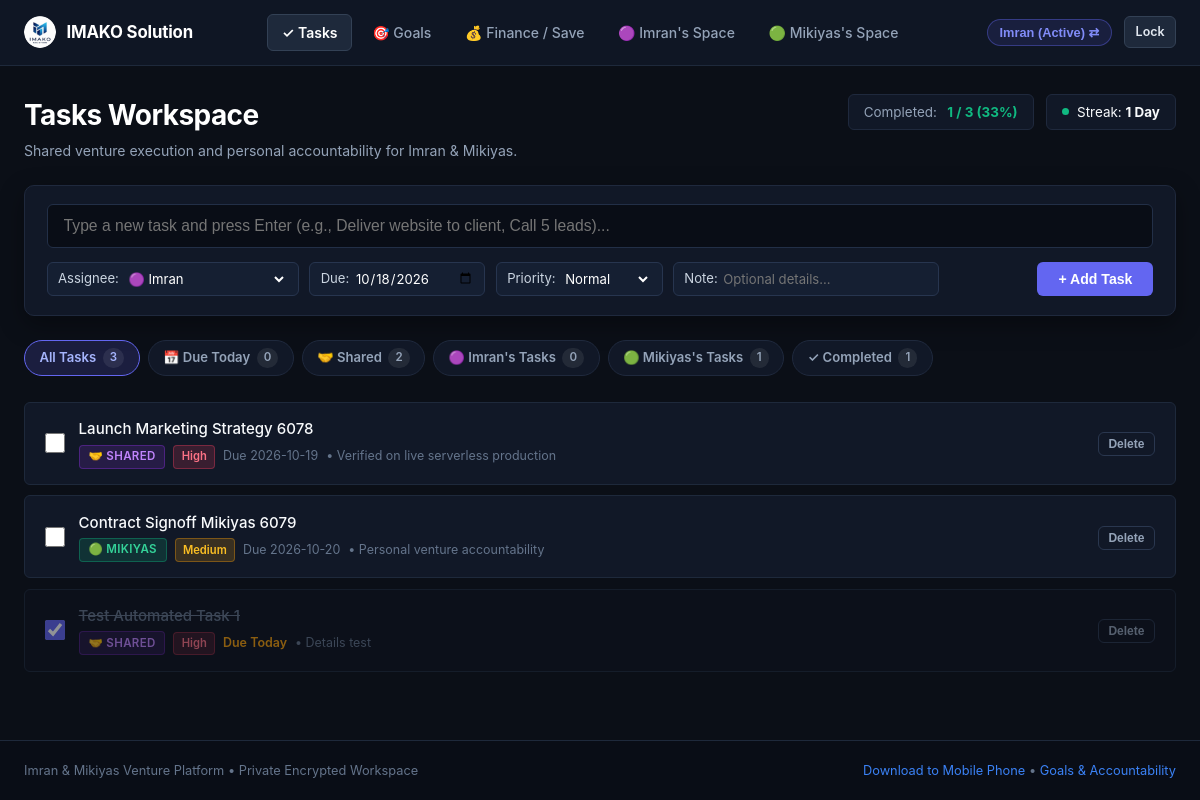
The page /index (signed in) on the database as committed earlier.
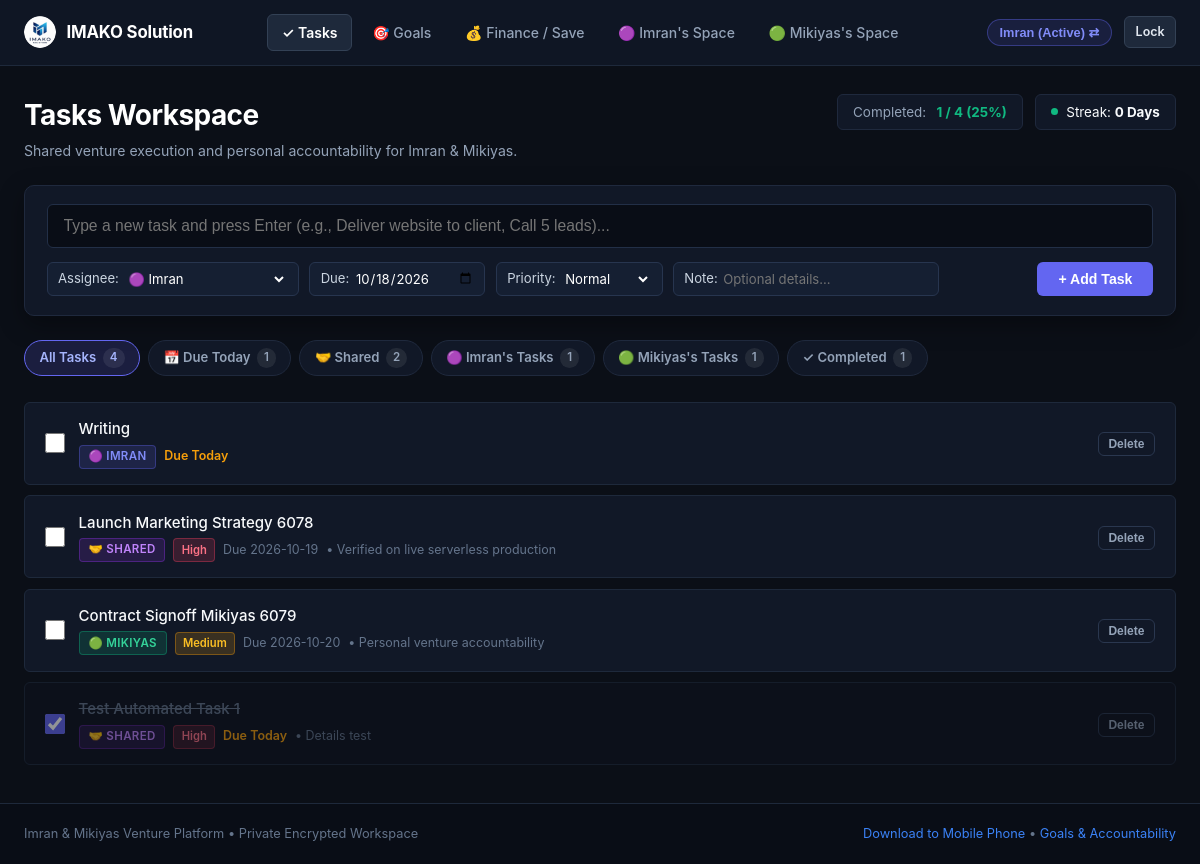
The same page on the database as committed later.
### tables this page shows
CREATE TABLE tasks (
        id INTEGER PRIMARY KEY AUTOINCREMENT,
        user_id TEXT NOT NULL,
        task_type TEXT NOT NULL DEFAULT 'personal' CHECK(task_type IN ('shared', 'personal')),
        week_identifier TEXT NOT NULL,
        title TEXT NOT NULL,
        details TEXT,
        due_date TEXT NOT NULL,
        target_time TEXT,
        is_done INTEGER NOT NULL DEFAULT 0,
        done_date TEXT,
        proof_image TEXT,
        proof_text TEXT,
        ai_verified INTEGER NOT NULL DEFAULT 0,
        ai_status TEXT NOT NULL DEFAULT 'Unverified',
        ai_feedback TEXT,
        is_archived INTEGER NOT NULL DEFAULT 0,
        consequence_applied INTEGER NOT NULL DEFAULT 0,
        created_at TIMESTAMP DEFAULT CURRENT_TIMESTAMP, assigned_to TEXT DEFAULT 'imran', priority TEXT DEFAULT 'Normal',
        FOREIGN KEY (user_id) REFERENCES users (id) ON DELETE CASCADE
    );

### app.py (the view)
@app.route("/")
@app.route("/index")
def index():
    if not (session.get("logged_in_user") or request.cookies.get("partner_user")):
        return handle_login_request()
    return tasks_board()

### app.py (called while the page is built, shortened)
@app.before_request
def require_authentication_gate():
    if request.endpoint == "static" or request.path.startswith(("/static/", "/public/")):
        return None
    allowed_exact = (
        "/", "/index", "/login", "/login/", "/favicon.ico", "/manifest.json", "/sw.js",
        "/api/index", "/api/index/", "/api/index.py", "/debug"
    )
    if (
        request.path in allowed_exact
        or request.endpoint in ("login", "debug_endpoint", "index", "vercel_entrypoint_dispatcher")
    ):
        return None

### database/db.py (called while the page is built, shortened)
def get_db_connection():
    global _last_db_check
    conn = sqlite3.connect(DB_PATH, factory=SyncedConnection)
    conn.row_factory = sqlite3.Row
    conn.execute("PRAGMA foreign_keys = ON")
    return conn

def check_and_apply_penalties(conn):
    today_str = date.today().strftime("%Y-%m-%d")
    cursor = conn.cursor()
    cursor.execute("""
    SELECT t.id, t.user_id, t.title, t.due_date, u.default_consequence
    FROM tasks t
    JOIN users u ON t.user_id = u.id
    WHERE t.due_date < ? AND t.is_done = 0 AND t.consequence_applied = 0
    """, (today_str,))
    overdue_tasks = cursor.fetchall()
    conn.commit()

### templates/tasks.html (shortened to what the changed rows need)
{% extends "base.html" %}
{% block content %}
<div style="margin-bottom: 1.5rem; display:flex; justify-content:space-between; align-items:flex-start; flex-wrap:wrap; gap:1rem;">
  <div>
    <h1 style="font-size:1.75rem; font-weight:700;">Tasks Workspace</h1>
  </div>
  <div style="display:flex; align-items:center; gap:0.75rem; flex-wrap:wrap;">
    <div style="background:#111827; border:1px solid #1f293d; padding:0.45rem 0.95rem; border-radius:var(--radius-sm); font-size:0.84rem; display:flex; align-items:center; gap:0.65rem;">
      <span style="color:var(--text-muted);">Completed:</span>
      <strong style="color:var(--accent-emerald);">{{ stats.done_count }} / {{ stats.total_count }} ({{ stats.rate }}%)</strong>
    </div>
    <div style="background:#111827; border:1px solid #1f293d; padding:0.45rem 0.95rem; border-radius:var(--radius-sm); font-size:0.84rem; display:flex; align-items:center; gap:0.5rem;">
      <span>Streak: <strong>{{ streak_count }} {{ 'Day' if streak_count == 1 else 'Days' }}</strong></span>
    </div>
  </div>
</div>
<div class="filter-chips-bar">
  <a href="{{ url_for('tasks_board', tab='all') }}" class="filter-chip {% if active_tab == 'all' %}active{% endif %}">
    All Tasks <span class="chip-count">{{ counts.all }}</span>
  </a>
  <a href="{{ url_for('tasks_board', tab='today') }}" class="filter-chip {% if active_tab == 'today' %}active{% endif %}">
    📅 Due Today <span class="chip-count">{{ counts.today }}</span>
  </a>
  <a href="{{ url_for('tasks_board', tab='imran') }}" class="filter-chip {% if active_tab == 'imran' %}active{% endif %}">
    🟣 Imran's Tasks <span class="chip-count">{{ counts.imran }}</span>
  </a>
</div>
<div style="margin-top: 1rem;">
  {% if tasks %}
    {% for task in tasks %}
      <div class="cool-task-card {% if task.is_done %}is-done{% endif %}">
        <div class="cool-task-left">
          <form action="{{ url_for('toggle_task_done', task_id=task.id) }}" method="POST" style="margin:0; display:flex; align-items:center;">
            <input type="checkbox" class="cool-task-checkbox" {% if task.is_done %}checked{% endif %} onchange="this.form.submit()" title="Click to mark done / undone">
          </form>
          <div style="flex:1;">
            <div class="cool-task-title">
              {{ task.title }}
            </div>
            <div class="cool-task-meta">
              {% if task.assigned_to == 'shared' or task.task_type == 'shared' %}
                <span class="badge-assignee shared">🤝 Shared</span>
              {% elif task.assigned_to == 'imran' or (task.user_id == 'imran' and not task.assigned_to) %}
                <span class="badge-assignee imran">🟣 Imran</span>
              {% elif task.assigned_to == 'mikiyas' or (task.user_id == 'mikiyas' and not task.assigned_to) %}
                <span class="badge-assignee mikiyas">🟢 Mikiyas</span>
              {% endif %}
              {% if task.priority and task.priority != 'Normal' %}
                <span class="badge-priority {{ task.priority }}">{{ task.priority }}</span>
              {% endif %}
              {% if task.due_date %}
                {% if not task.is_done and task.due_date < today_str %}
                  <span style="color:var(--accent-rose); font-weight:600;">⚠ Overdue ({{ task.due_date }})</span>
                {% elif task.due_date == today_str %}
                  <span style="color:var(--accent-amber); font-weight:600;">Due Today</span>
                {% else %}
                  <span>Due {{ task.due_date }}</span>
                {% endif %}
              {% endif %}
              {% if task.details %}
                <span style="color:var(--text-subtle);">• {{ task.details }}</span>
              {% endif %}
            </div>
          </div>
        </div>
        <div style="display:flex; align-items:center; gap:0.5rem;">
          <form action="{{ url_for('delete_task', task_id=task.id) }}" method="POST" style="margin:0;">
            <button type="submit" class="btn btn-outline btn-sm delete-confirm-btn" data-confirm-msg="Delete this task?" style="padding:0.25rem 0.6rem; font-size:0.75rem; border-color:#2a374f; color:#94a3b8;">
              Delete
            </button>
          </form>
        </div>
      </div>
    {% endfor %}
  {% endif %}
</div>
{% endblock %}

Rows that differ between the two databases and show on the page:
added tasks: title "Writing", assigned_to "🟣 IMRAN", due_date "Due Today"
Other text that changed with them:
{{ stats.total_count }}: "3" → "4"
{{ stats.rate }}: "33" → "25"
{{ streak_count }}: "1" → "0"
{{ 'Day' if streak_count == 1 else 'Days' }}: "Day" → "Days"
{{ counts.all }}: "3" → "4"
{{ counts.today }}: "0" → "1"
{{ counts.imran }}: "0" → "1"
